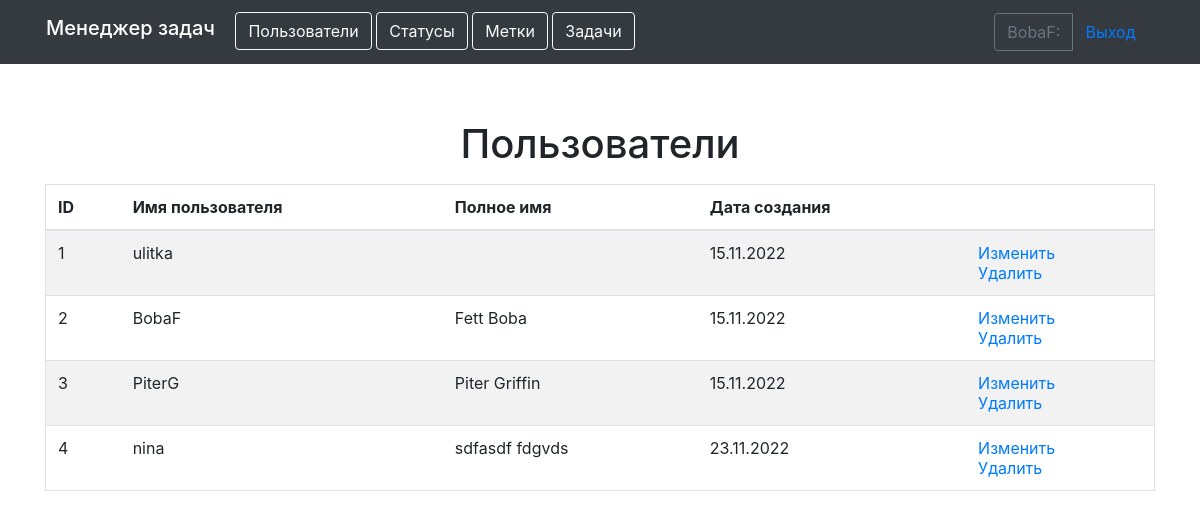
The page /users/ (signed in) on the database its author committed.
### task_manager/apps/users/models.py (models this page shows)
class User(AbstractUser):
    def __str__(self):
        return self.get_full_name()

### task_manager/apps/users/views.py (the view)
# urls.py: path('', UserList.as_view(), name='users_list'),
class UserList(ListView):
    model = User
    context_object_name = 'users_list'
    template_name = 'lists/users_list.html'

### task_manager/templates/lists/users_list.html
{% extends 'basic.html' %}
{% load bootstrap4 %}
{% load i18n %}
{% block content %}
<div class="mb-3 text-center">
    <h1>{% translate "Users" %}</h1>
</div>
<table class="table table-striped border">
  <thead>
    <tr>
      <th>{% translate "id"|upper %}</th>
      <th>{% translate "User name"|capfirst %}</th>
      <th>{% translate "Full name"|capfirst %}</th>
      <th>{% translate "Created date"|capfirst %}</th>
      <th></th>
    </tr>
  </thead>
  <tbody>
    {% for user in users_list %}
      <tr>
        <td>{{ user.id }}</td>
        <td>{{ user.username}}</td>
        <td>{{ user.first_name}} {{user.last_name}}</td>
        <td>{{ user.date_joined|date:'d.m.Y' }}</td>
        <td>
            <a href="{% url 'update' user.pk %}">{% translate "Update" %}</a>
            <br>
            <a href="{% url 'delete' user.pk %}">{% translate "Delete" %}</a>
        </td>
      </tr>
    {% endfor %}
  </tbody>
</table>
{% endblock %}

### task_manager/templates/basic.html (shortened to what this page needs)
{% load bootstrap4 %}
{% load i18n %}
{% get_current_language as LANGUAGE_CODE %}
{% bootstrap_css %}
<!DOCTYPE html>
<html lang="{{ LANGUAGE_CODE }}">
<head>
</head>
<body class="d-flex flex-column h-100">
    <header>
        <div class="container d-flex justify-content-between">
            <nav class="navbar navbar-expand-md navbar-dark fixed-top bg-dark">
                <div class="container-fluid">
                    <div class="col-md-10">
                        <h1 class="navbar-brand" >{% translate "Task manager" %}</h1>
                        <a href="{% url 'users_list' %}" class="btn btn-outline-light" role="button">{% translate "Users" %}</a>
                        {% if request.user.is_authenticated %}
                        <a href="{% url 'statuses' %}" class="btn btn-outline-light" role="button">{% translate "Statuses" %}</a>
                        <a href="{% url 'labels' %}" class="btn btn-outline-light" role="button">{% translate "Labels" %}</a>
                        <a href="{% url 'tasks_list' %}" class="btn btn-outline-light" role="button">{% translate "Tasks" %}</a>
                        {% endif %}
                    </div>
                    <div class="col-6 col-md-2">
                        {% if request.user.is_authenticated %}
                        <div class="btn-group" data-toggle="buttons">
                            <a class="btn btn-outline-secondary" >{{ user.username }}:</a>
                            <a href="{% url 'logout' %}" class="btn btn-link" role="button">{% translate "Log out" %}</a>
                            </div>
                        {% else %}
                        <div class="btn-group" data-toggle="buttons">
                            <a href="{% url 'login' %}" class="btn btn-link" role="button">{% translate "Log in" %}</a>
                            <a href="{% url 'register' %}" class="btn btn-link" role="button">{% translate "Sing up" %}</a>
                        </div>
                        {% endif %}
                    </div>
                </div>
            </nav>
        </div>
    </header>
    <main role="main" class="container" style="margin-top: 120px">
        {% block content %}
        {% endblock %}
    </main>
</body>
</html>

### rows shown on the page
User: username "BobaF", id "2", first_name "Fett", last_name "Boba", date_joined "15.11.2022"
User: id "1", username "ulitka", date_joined "15.11.2022"
User: id "3", username "PiterG", first_name "Piter", last_name "Griffin", date_joined "15.11.2022"
User: id "4", username "nina", first_name "sdfasdf", last_name "fdgvds", date_joined "23.11.2022"
